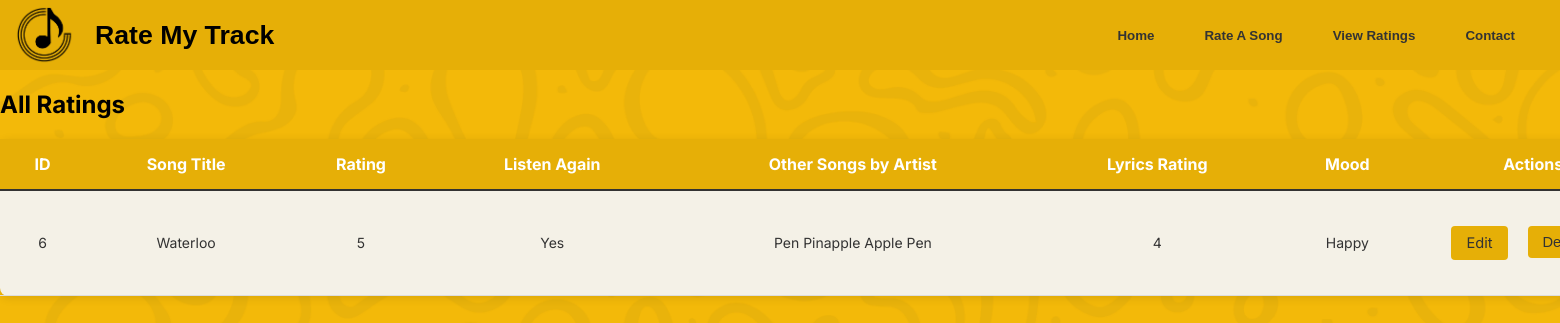
The page /ratings on the database its author committed.
### tables this page shows
CREATE TABLE "ratings" (
	"rating_id"	INTEGER,
	"song_id"	INTEGER,
	"rating"	INTEGER,
	"listen_again"	TEXT,
	"other_songs_by_artist"	TEXT,
	"lyrics_rating"	INTEGER,
	"mood"	TEXT,
	PRIMARY KEY("rating_id" AUTOINCREMENT),
	FOREIGN KEY("song_id") REFERENCES "songs"("id")
);

CREATE TABLE "songs" (
	"id"	INTEGER,
	"song_title"	TEXT,
	"artist_name"	TEXT,
	"release_year"	TEXT,
	"album"	TEXT,
	"genre"	TEXT,
	"thumbnail"	TEXT,
	"audio"	TEXT,
	PRIMARY KEY("id" AUTOINCREMENT)
);

### music_review_app.py (the view)
@app.route('/ratings')
def view_ratings():
    conn = get_db_connection()
    cursor = conn.cursor()
    cursor.execute("""
        SELECT ratings.rating_id, ratings.rating, ratings.listen_again,
               ratings.other_songs_by_artist, ratings.lyrics_rating, ratings.mood,
               songs.song_title
        FROM ratings
        JOIN songs ON ratings.song_id = songs.id
    """)
    ratings = cursor.fetchall()
    cursor.close()
    conn.close()
    return render_template('view_ratings.html', ratings=ratings)

### music_review_app.py (called while the page is built)
def get_db_connection():
    conn = sqlite3.connect('musicreview.db')
    conn.row_factory = sqlite3.Row
    return conn

### templates/view_ratings.html
{% extends 'base.html' %}
{% block content %}
<h2>All Ratings</h2>
<div id="ratings-table">
    <table>
        <thead>
            <tr>
                <th>ID</th>
                <th>Song Title</th>
                <th>Rating</th>
                <th>Listen Again</th>
                <th>Other Songs by Artist</th>
                <th>Lyrics Rating</th>
                <th>Mood</th>
                <th>Actions</th>
            </tr>
        </thead>
        <tbody>
            {% for rating in ratings %}
            <tr>
                <td>{{ rating.rating_id }}</td>
                <td>{{ rating.song_title }}</td>
                <td>{{ rating.rating }}</td>
                <td>{{ rating.listen_again }}</td>
                <td>{{ rating.other_songs_by_artist }}</td>
                <td>{{ rating.lyrics_rating }}</td>
                <td>{{ rating.mood }}</td>
                <td>
                    <div id="edit-button">
                        <a href="{{ url_for('edit_rating', id=rating.rating_id) }}">Edit</a>
                    </div>
                    <div id="delete-button">
                        <form action="{{ url_for('delete_rating', id=rating.rating_id) }}" method="post">
                            <button type="submit">Delete</button>
                        </form>
                    </div>
                </td>
            </tr>
            {% endfor %}
        </tbody>
    </table>
</div>
{% endblock %}

### static/style.css (style rules this page uses)
body { background-image: url(/static/Images/Background-image.png); background-repeat: no-repeat; background-size: cover; margin: 0; font-family: 'Inter'; padding: 0; }
form { display: flex; flex-direction: column; }
#ratings-table { width: 1650px; margin: 20px auto; border-collapse: collapse; background-color: #F4F1E7; border-radius: 8px; box-shadow: 0 2px 10px rgba(0, 0, 0, 0.1); }
#ratings-table table { width: 1650px; border-collapse: collapse; }
#ratings-table th { background-color: #E6AF07; color: #FFF; padding: 15px; text-align: center; border-bottom: 2px solid #333; font-size: 16px; font-weight: bold; }
#ratings-table td { padding: 15px; text-align: center; border-bottom: 1px solid #ddd; font-size: 14px; color: #333; }
#edit-button a { background-color: #E6AF07; color: #333; padding: 8px 15px; border: none; border-radius: 4px; margin: 20px; cursor: pointer; text-decoration: none; font-size: 11pt; float: left; }
#delete-button button { background-color: #E6AF07; color: #333; padding: 8px 15px; border: none; float: left; border-radius: 4px; width: fit-content; cursor: pointer; margin-top: 20px; text-decoration: none; font-size: 11pt; }

### rows shown on the page
ratings: rating_id "6", song_title "Waterloo", rating "5", listen_again "Yes", other_songs_by_artist "Pen Pinapple Apple Pen", lyrics_rating "4", mood "Happy"
